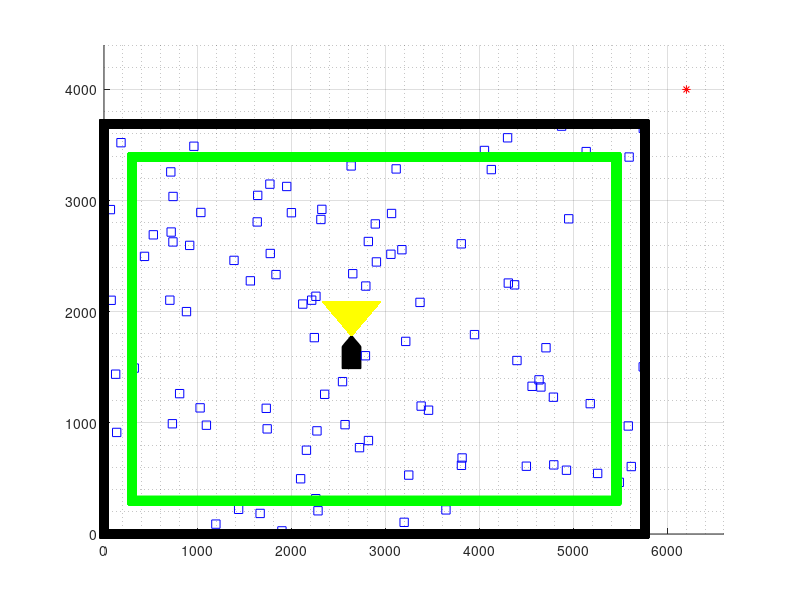

Recreate this plot in MATLAB.
% Clear workspace, clear plot, reinitialize random number generator 
clear;
clf('reset')
%rng('shuffle')

% User defined variables
% Add obstacle size 
xmax = 5756;
ymax = 3691;
offset = 300;
obstacle_count = 100;
vision_width = 300; % width = depth 
vision_depth = 300;


% Generate random start location, direction, and init robot vector 
xinitial = randi([2*offset, xmax-2*offset]);
yinitial = randi([2*offset, ymax-2*offset]);
% theta = randi([0, 3]);
% if theta == 0
%     arrow = 'r^';
% elseif theta == 1
%     arrow = 'rv';
% elseif theta == 2
%     arrow = 'r<';
% elseif theta == 3
%     arrow = 'r>';  
% end
xrobot = [xinitial, xinitial-100, xinitial-100, xinitial+100, xinitial+100];
yrobot = [yinitial, yinitial-100, yinitial-300, yinitial-300, yinitial-100];
g = hgtransform;

% Generate vision array 
partial(vision_depth, vision_width, 2, 2) = 0;
for r = 1:vision_depth
    for c = 1:vision_width
        partial(r,c,1,1) = -(vision_width-c);
        partial(r,c,2,1) = c-1;
        partial(r,c,1,2) = vision_depth-r;
        partial(r,c,2,2) = vision_depth-r;
    end
end

partial(:,:,:,1) = partial(:,:,:,1) + xinitial;
partial(:,:,:,2) = partial(:,:,:,2) + yinitial;

partial(:,:,1,1) = triu(partial(:,:,1,1));
partial(:,:,1,2) = triu(partial(:,:,1,2));
partial(:,:,2,1) = flipud(tril(partial(:,:,2,1)));
partial(:,:,2,2) = fliplr(triu(partial(:,:,2,2)));

vision(vision_depth, vision_width*2, 2) = 0;
vision(:,:,1) = horzcat(partial(:,:,1,1), partial(:,:,2,1));
vision(:,:,2) = horzcat(partial(:,:,1,2), partial(:,:,2,2));
vision(vision == 0) = NaN;

% Generate random x, y coordiantes 
xobj = 1:obstacle_count;
yobj = 1:obstacle_count;
for i = 1:obstacle_count
    xobj(i) = randi([0,xmax]);
    yobj(i) = randi([0,ymax]);
end

% Generate virtual limit coordinates
xmax_new = xmax-offset;
ymax_new = ymax-offset;
xlimit = 1:((xmax_new+ymax_new)*2-4*offset);
ylimit = 1:((xmax_new+ymax_new)*2-4*offset);
for i = 1:(xmax_new-offset) %complete bottom
    xlimit(i) = i+offset;
    ylimit(i) = offset;
end
for i = (xmax_new-offset+1):(xmax_new+ymax_new-2*offset) %complete bottom, right 
    xlimit(i) = xmax_new;
    ylimit(i) = offset+(i-(xmax_new-offset));
end
for i = (xmax_new+ymax_new-2*offset+1):(2*xmax_new+ymax_new-3*offset) %complete bottom, right, top
    xlimit(i) = xmax_new-(i-(xmax_new+ymax_new))-2*offset;
    ylimit(i) = ymax_new;
end
for i = (2*xmax_new+ymax_new-3*offset+1):(2*(xmax_new+ymax_new)-4*offset) %complete bottom, right, top, left 
    xlimit(i) = offset;
    ylimit(i) = ymax_new-(i-(2*xmax_new+ymax_new)+3*offset);
end

% Generate field wall coordinates
xwall = 2:((xmax+ymax)*2);
ywall = 2:((xmax+ymax)*2);
for i = 1:xmax %complete bottom
    xwall(i) = i-1;
    ywall(i) = 0;
end
for i = (xmax+1):(xmax+ymax) %complete bottom, right 
    xwall(i) = xmax;
    ywall(i) = i-xmax-1;
end
for i = (xmax+ymax+1):(2*xmax+ymax) %complete bottom, right, top
    xwall(i) = xmax-(i-(xmax+ymax));
    ywall(i) = ymax;
end
for i = (2*xmax+ymax+1):(2*(xmax+ymax)-1) %complete bottom, right, top, left 
    xwall(i) = 0;
    ywall(i) = ymax-(i+1-(2*xmax+ymax));
end

% Detect objects
obj_detected = 1;

% Visualize data 
% Increase wall thickness 
hold on
grid on
grid minor
xlim([0 6600])
ylim([0 4400])
patch('XData',xrobot,'YData',yrobot,'FaceColor','black','Parent',g) %plot(xrobot, yrobot, arrow);
plot(vision(:,:,1), vision(:,:,2), 'y.-');
plot(xobj, yobj, 'bs');
plot(xlimit, ylimit, 'gs-');
plot(xwall, ywall, 'ks-');
if obj_detected == 1
    plot(6200, 4000, 'r*')
else
    plot(6200, 4000, 'g*')
end
hold off



